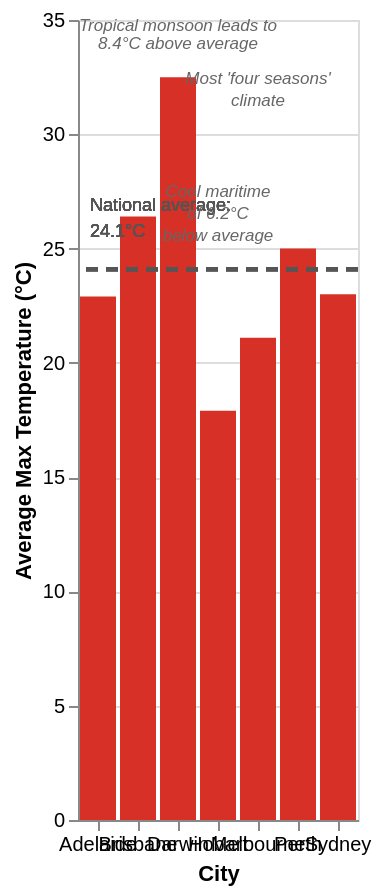

Write the Vega-Lite specification saved for this chart.
### Vega-Lite specification from a JSON file in a GitHub repository (floating-point values rounded to 4 significant figures)
{"$schema": "https://vega.github.io/schema/vega-lite/v5.json", "width": "container", "height": 400, "data": {"values": [{"city": "Perth", "avgMaxTemp": 25.0}, {"city": "Adelaide", "avgMaxTemp": 22.9}, {"city": "Melbourne", "avgMaxTemp": 21.1}, {"city": "Hobart", "avgMaxTemp": 17.9}, {"city": "Sydney", "avgMaxTemp": 23.0}, {"city": "Brisbane", "avgMaxTemp": 26.4}, {"city": "Darwin", "avgMaxTemp": 32.5}]}, "layer": [{"mark": {"type": "bar", "color": "#d73027"}, "encoding": {"x": {"field": "city", "type": "nominal", "sort": "-y", "axis": {"labelAngle": 0}, "title": "City"}, "y": {"field": "avgMaxTemp", "type": "quantitative", "title": "Average Max Temperature (°C)"}, "tooltip": [{"field": "city", "type": "nominal", "title": "City"}, {"field": "avgMaxTemp", "type": "quantitative", "title": "Average Max Temp (°C)"}]}}, {"mark": {"type": "rule", "strokeDash": [6, 4], "color": "#555", "strokeWidth": 2}, "encoding": {"y": {"datum": 24.1, "type": "quantitative"}}}, {"mark": {"type": "text", "align": "left", "dx": 6, "dy": -32, "fontSize": 9, "color": "#555", "lineHeight": 13}, "encoding": {"y": {"datum": 24.1, "type": "quantitative"}, "x": {"value": 0}, "text": {"value": ["National average:", "24.1°C"]}}}, {"data": {"values": [{"city": "Darwin", "avgMaxTemp": 32.5}]}, "mark": {"type": "text", "dy": -26, "fontSize": 8.5, "fontStyle": "italic", "color": "#666", "lineHeight": 9}, "encoding": {"x": {"field": "city", "type": "nominal"}, "y": {"field": "avgMaxTemp", "type": "quantitative"}, "text": {"value": ["Tropical monsoon leads to", "8.4°C above average"]}}}, {"data": {"values": [{"city": "Hobart", "avgMaxTemp": 17.9}]}, "mark": {"type": "text", "dy": -110, "fontSize": 8.5, "fontStyle": "italic", "color": "#666", "lineHeight": 11}, "encoding": {"x": {"field": "city", "type": "nominal"}, "y": {"field": "avgMaxTemp", "type": "quantitative"}, "text": {"value": ["Cool maritime", "of 6.2°C", "below average"]}}}, {"data": {"values": [{"city": "Melbourne", "avgMaxTemp": 21.1}]}, "mark": {"type": "text", "dy": -130, "fontSize": 8.5, "fontStyle": "italic", "color": "#666", "lineHeight": 11}, "encoding": {"x": {"field": "city", "type": "nominal"}, "y": {"field": "avgMaxTemp", "type": "quantitative"}, "text": {"value": ["Most 'four seasons'", "climate"]}}}]}
